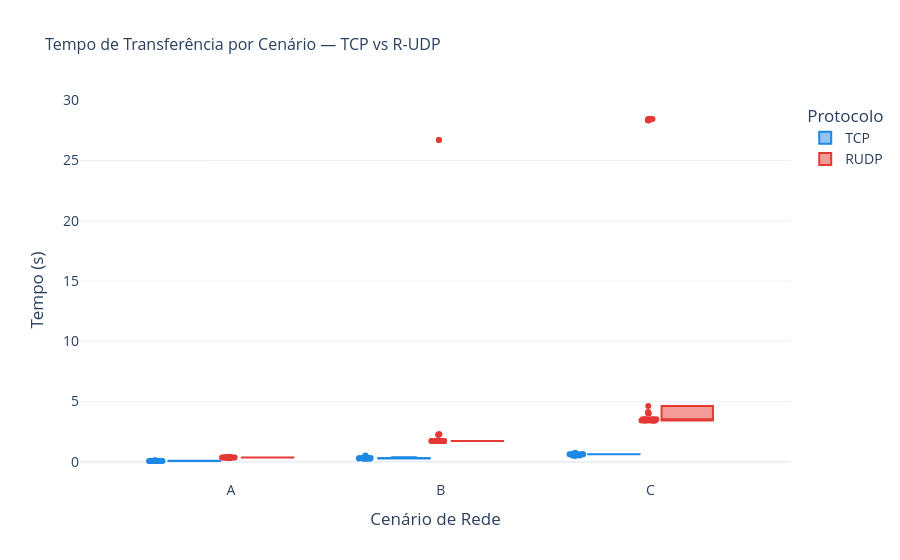

Notebook source saved alongside this figure:
### Markdown cell above
## Figura 1 — Tempo de Transferência por Cenário

Box plot com todos os pontos individuais (30 por grupo). O TCP mantém variância baixa mesmo nos cenários degradados (a pilha TCP lida com retransmissões internamente). O R-UDP expõe diretamente o impacto da perda de pacotes no tempo total.

### Code cell
fig1 = px.box(
    cli,
    x='scenario', y='transfer_time_s', color='mode',
    category_orders=SCENARIO_ORDER,
    title='Tempo de Transferência por Cenário — TCP vs R-UDP',
    labels={
        'transfer_time_s': 'Tempo (s)',
        'scenario':        'Cenário de Rede',
        'mode':            'Protocolo',
    },
    color_discrete_map=COLORS,
    points='all',
)
fig1.update_layout(
    template='plotly_white',
    font=dict(size=14),
    title_font_size=16,
    legend_title_text='Protocolo',
)
fig1.show()

### Figure 1 — Plotly figure (JSON) as saved in the notebook; plotly's stock layout.template omitted (floating-point values rounded to 4 significant figures)
{"data": [{"alignmentgroup": "True", "boxpoints": "all", "hovertemplate": "Protocolo=TCP<br>Cenário de Rede=%{x}<br>Tempo (s)=%{y}<extra></extra>", "legendgroup": "TCP", "marker": {"color": "#1E88E5"}, "name": "TCP", "notched": false, "offsetgroup": "TCP", "orientation": "v", "showlegend": true, "type": "box", "x": ["A", "B", "C", "A", "B", "C", "A", "B", "C", "A", "B", "C", "A", "B", "C", "A", "B", "C", "A", "B", "C", "A", "B", "C", "A", "B", "C", "A", "B", "C", "A", "B", "C", "A", "B", "C", "A", "B", "C", "A", "B", "C", "A", "B", "C", "A", "B", "C", "A", "B", "C", "A", "B", "C", "A", "B", "C", "A", "B", "C", "A", "B", "C", "A", "B", "C", "A", "B", "C", "A", "B", "C", "A", "B", "C", "A", "B", "C", "A", "B", "C", "A", "B", "C", "A", "B", "C", "A", "B", "C"], "x0": " ", "xaxis": "x", "y": [0.06257, 0.4024, 0.5022, 0.06202, 0.302, 0.6032, 0.05238, 0.3528, 0.6031, 0.05203, 0.5026, 0.6025, 0.06212, 0.3022, 0.503, 0.07247, 0.3524, 0.6032, 0.06293, 0.2517, 0.6027, 0.06168, 0.3024, 0.6037, 0.06256, 0.2521, 0.5025, 0.05251, 0.3023, 0.6039, 0.06216, 0.3021, 0.6024, 0.06202, 0.352, 0.7025, 0.05261, 0.4525, 0.7026, 0.05292, 0.3023, 0.6026, 0.05189, 0.3024, 0.7029, 0.06219, 0.252, 0.6027, 0.0523, 0.252, 0.5034, 0.06195, 0.2524, 0.6025, 0.05231, 0.2525, 0.6026, 0.05325, 0.3031, 0.5019, 0.06262, 0.3021, 0.5032, 0.06212, 0.2525, 0.643, 0.08224, 0.3021, 0.6026, 0.05223, 0.2523, 0.7032, 0.06252, 0.2521, 0.7024, 0.06361, 0.303, 0.6032, 0.07257, 0.3028, 0.6029, 0.06289, 0.3035, 0.6032, 0.09238, 0.3527, 0.6026, 0.06235, 0.2518, 0.5024], "y0": " ", "yaxis": "y"}, {"alignmentgroup": "True", "boxpoints": "all", "hovertemplate": "Protocolo=RUDP<br>Cenário de Rede=%{x}<br>Tempo (s)=%{y}<extra></extra>", "legendgroup": "RUDP", "marker": {"color": "#E53935"}, "name": "RUDP", "notched": false, "offsetgroup": "RUDP", "orientation": "v", "showlegend": true, "type": "box", "x": ["A", "B", "C", "A", "B", "C", "A", "B", "C", "A", "B", "C", "A", "B", "C", "A", "B", "C", "A", "B", "C", "A", "B", "C", "A", "B", "C", "A", "B", "C", "A", "B", "C", "A", "B", "C", "A", "B", "C", "A", "B", "C", "A", "B", "C", "A", "B", "C", "A", "B", "C", "A", "B", "C", "A", "B", "C", "A", "B", "C", "A", "B", "C", "A", "B", "C", "A", "B", "C", "A", "B", "C", "A", "B", "C", "A", "B", "C", "A", "B", "C", "A", "B", "C", "A", "B", "C", "A", "B", "C"], "x0": " ", "xaxis": "x", "y": [0.3414, 1.714, 3.515, 0.3419, 1.714, 28.44, 0.3429, 1.715, 3.516, 0.3427, 1.715, 4.616, 0.3409, 2.265, 3.514, 0.3416, 1.713, 3.515, 0.3413, 1.715, 28.44, 0.3415, 1.713, 3.415, 0.3409, 1.714, 28.44, 0.3409, 26.69, 4.015, 0.3409, 1.714, 3.516, 0.3424, 2.214, 3.414, 0.3401, 1.715, 28.34, 0.3418, 1.714, 3.415, 0.3403, 1.715, 4.012, 0.3414, 2.265, 4.016, 0.3414, 1.713, 3.416, 0.3404, 1.714, 3.514, 0.3412, 1.714, 3.415, 0.3413, 1.713, 3.415, 0.3417, 1.714, 3.415, 0.3407, 1.714, 28.34, 0.3395, 1.714, 3.414, 0.3405, 1.715, 3.415, 0.3409, 1.714, 4.117, 0.3428, 1.716, 28.35, 0.3473, 1.717, 3.418, 0.3436, 1.715, 3.517, 0.3448, 26.69, 28.34, 0.3384, 1.715, 3.415], "y0": " ", "yaxis": "y"}], "layout": {"boxmode": "group", "font": {"size": 14}, "legend": {"title": {"text": "Protocolo"}, "tracegroupgap": 0}, "title": {"font": {"size": 16}, "text": "Tempo de Transferência por Cenário — TCP vs R-UDP"}, "xaxis": {"anchor": "y", "categoryarray": ["A", "B", "C"], "categoryorder": "array", "domain": [0, 1], "title": {"text": "Cenário de Rede"}}, "yaxis": {"anchor": "x", "domain": [0, 1], "title": {"text": "Tempo (s)"}}}}
